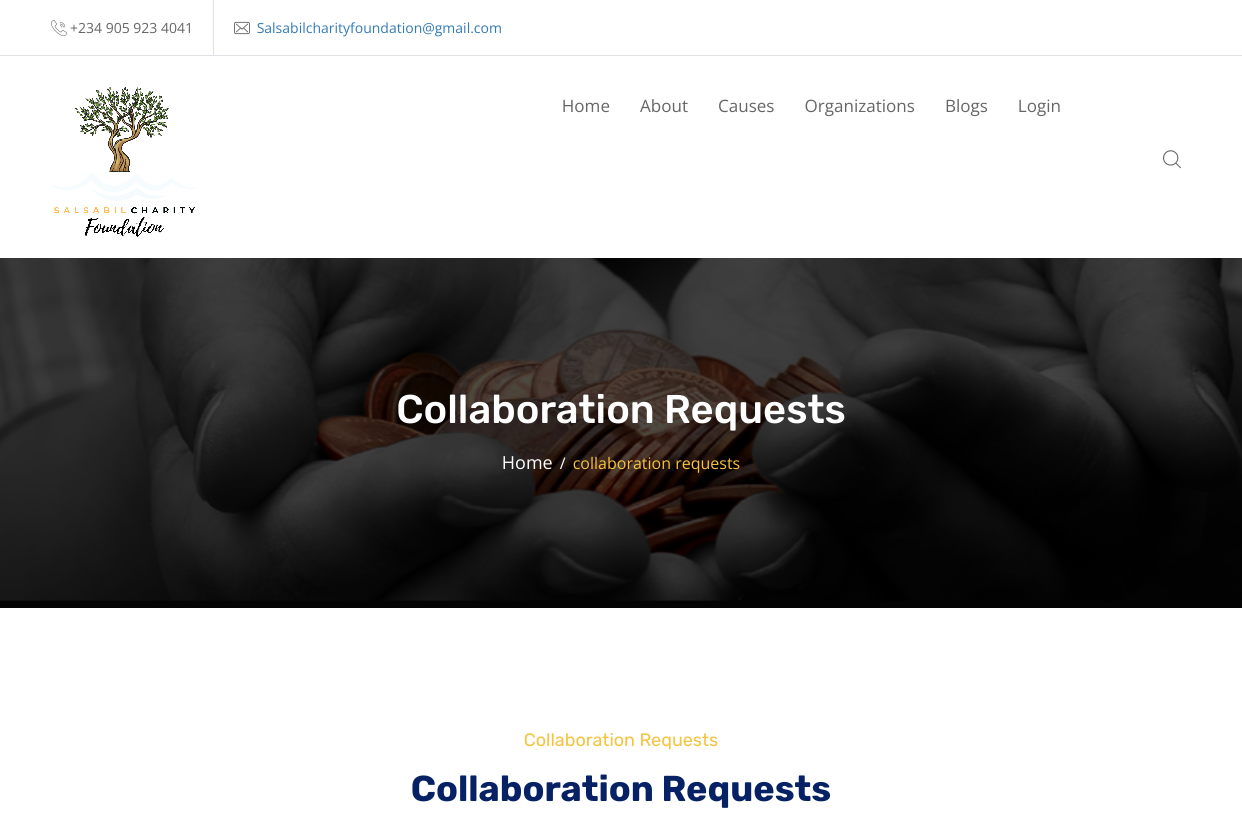
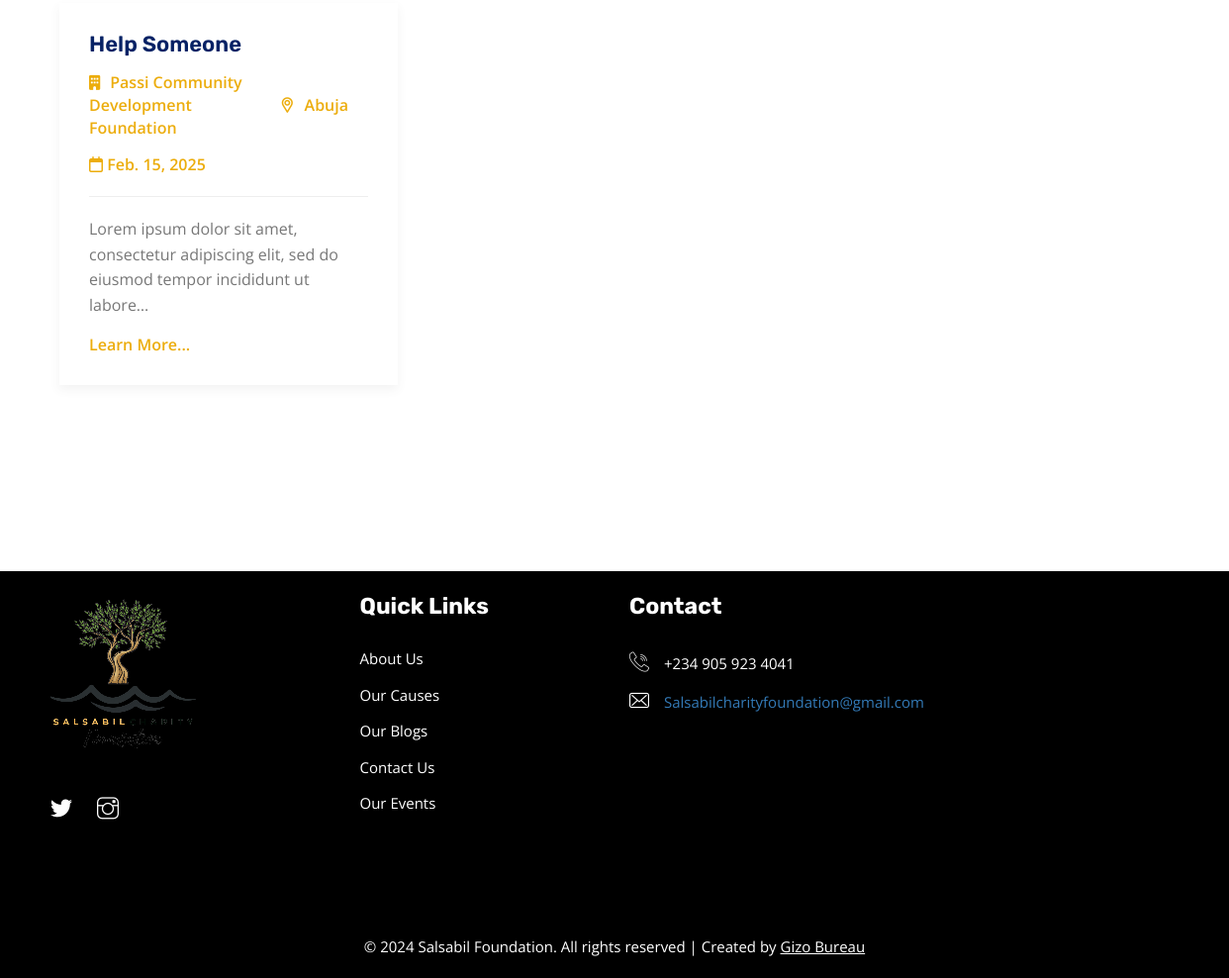
The app's page /collaboration-requests/ with its own data (2 pictures, top to bottom).
### charity/models.py (models this page shows, shortened)
class Collaboration(models.Model):
    slug = models.SlugField(max_length=150, blank=True, null=True)
    project = models.ForeignKey(Project,  on_delete=models.SET_NULL, null=True, blank=True)
    title = models.CharField(max_length=50)
    description = models.TextField()
    resources_needed = models.TextField()
    personnel_needed = models.TextField()
    ngos_in_collaboration_with = models.ManyToManyField(Profile)

class Project(models.Model):
    slug = models.SlugField(max_length=150, blank=True, null=True)
    organization=models.ForeignKey(Profile, on_delete=models.CASCADE)
    title = models.CharField(max_length=60)
    budget = models.PositiveIntegerField()
    description = models.TextField()
    location = models.CharField(max_length=60)
    volunteers_needed = models.PositiveIntegerField(blank=True, null=True)
    date = models.DateField(auto_now=False, auto_now_add=False)
    schedule = models.TextField(blank=True, null=True)
    amount_raised = models.PositiveIntegerField(default=0)

class Profile(models.Model):
    user = models.ForeignKey(User, on_delete=models.CASCADE)
    sub_account_ID = models.CharField(max_length=50, blank=True, null=True)
    organization_name = models.CharField(max_length=100)
    email = models.EmailField( max_length=254)
    phone_number = PhoneNumberField()
    state = models.CharField(max_length=40)
    city = models.CharField(max_length=20)
    description = models.TextField()
    category = models.TextField()
    sub_category =models.TextField()
    cac_certificate= models.FileField(upload_to='cac', max_length=100)
    scuml= models.FileField(upload_to='scuml', max_length=100)
    cac_number= models.CharField(max_length=50)
    bank_account_name = models.CharField(max_length=200)
    bank_account_number = models.CharField(max_length=10)
    bank = models.CharField(max_length=100)
    organization_image = ResizedImageField(size=[400, 300], quality=100, crop=['middle', 'center'], upload_to='profiles')
    instagram = models.URLField( max_length=200, blank=True, null=True)
    twitter = models.URLField( max_length=200, blank=True, null=True)
    facebook = models.URLField( max_length=200, blank=True, null=True)

### charity/views.py (the view)
# urls.py: path('collaboration-requests/', views.collaboration_requests, name="collaboration-requests"),
def collaboration_requests(request):
    p = Paginator(Collaboration.objects.all().order_by('-id'), 6)
    page = request.GET.get('page')
    collaborations = p.get_page(page)
    context = {'collaborations': collaborations}
    return render(request, "collaboration_requests.html", context)

### templates/collaboration_requests.html (shortened to what this page needs)
{% extends "base.html" %}
{% block content %}
{% include "header.html" %}
    <div class="wpo-breadcumb-area">
        <div class="container">
            <div class="row">
                <div class="col-12">
                    <div class="wpo-breadcumb-wrap">
                        <h2>Collaboration Requests</h2>
                        <ul>
                            <li><a href="{% url 'home' %}">Home</a></li>
                            <li><span>collaboration requests</span></li>
                        </ul>
                    </div>
                </div>
            </div>
        </div>
    </div>
    <div class="wpo-event-area-2 section-padding">
        <div class="container">
            <div class="row">
                <div class="col-12">
                    <div class="wpo-section-title">
                        <span>Collaboration Requests</span>
                        <h2> Collaboration Requests</h2>
                    </div>
                </div>
            </div>
            <div class="row">
                {% for collaboration in collaborations %}
                <div class="col-md-4 col-sm-6 col-12 custom-grid">
                    <div class="wpo-event-item">
                        <div class="wpo-event-text">
                            <a href="{% url 'collaboration-detail' collaboration.slug %}"><h2>{{collaboration.title|truncatechars:20|title}}</h2>
                            <ul>
                                <li><i class="fa-solid fa-building"></i>{{collaboration.project.organization.organization_name}}</li>
                                <li><i class="fi flaticon-pin"></i>{{collaboration.project.location|capfirst}}</li>
                            </ul>
                            <i class="fa-regular fa-calendar"></i> {{collaboration.project.date}}
                            <hr>
                            <p>{{collaboration.description|truncatechars:100|capfirst}}</p>
                            <a href="{% url 'collaboration-detail' collaboration.slug %}">Learn More...</a>
                        </div>
                    </div>
                </div>
                {% endfor %}
            </div>
            <div class="pagination-wrapper pagination-wrapper-left">
            </div>
        </div>
    </div>
{% endblock content %}

### records on screen
Collaboration: title "Help Someone", project.organization.organization_name "Passi Community Development Foundation", project.location "Abuja", project "Feb. 15, 2025", description "Lorem ipsum dolor sit amet, consectetur adipiscing elit, sed do eiusmod tempor incididunt ut labore…"
